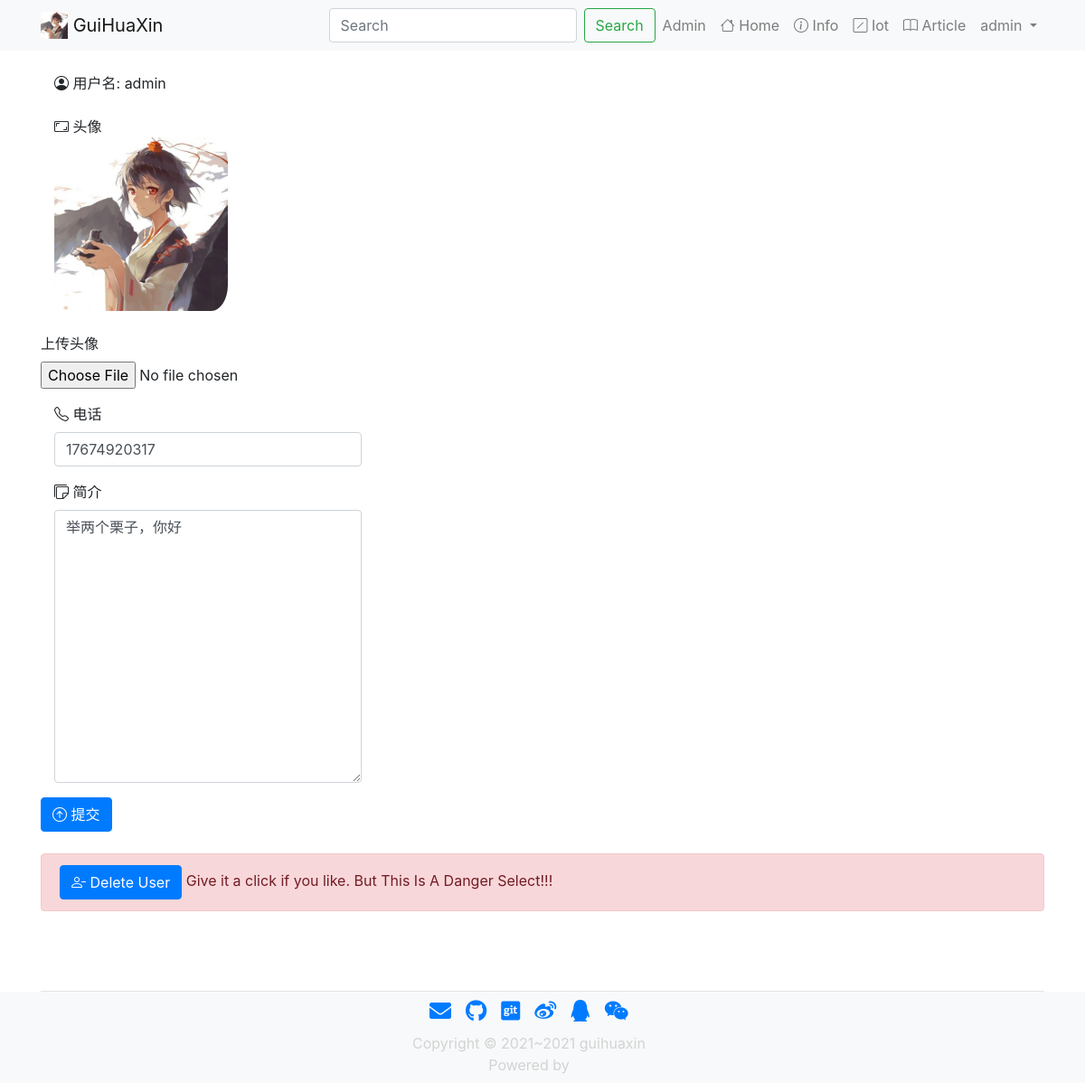
Page /userprofile/edit/1/ (signed in) on the committed database.
### userprofile/models.py (models this page shows, shortened)
class Profile(models.Model):
    user = models.OneToOneField(User, on_delete=models.CASCADE, related_name='profile')
    phone = models.CharField(max_length=20, blank=True)
    avatar = models.ImageField(upload_to='avatar/%Y%m%d/', blank=True)
    bio = models.TextField(max_length=500, blank=True)

### userprofile/views.py (the view)
# urls.py: path('edit/<int:id>/', views.profile_edit, name='edit'),
@login_required(login_url='/userprofile/login/')
def profile_edit(request, id):
    user = User.objects.get(id=id)
    if Profile.objects.filter(user_id=id).exists():
        profile = Profile.objects.get(user_id=id)
    else:
        profile = Profile.objects.create(user=user)
    if request.method == 'POST':
        if request.user != user:
            return HttpResponse("你没有权限修改此用户信息。")
        profile_form = ProfileForm(request.POST, request.FILES)
        if profile_form.is_valid():
            profile_cd = profile_form.cleaned_data
            profile.phone = profile_cd['phone']
            profile.bio = profile_cd['bio']
            if 'avatar' in request.FILES:
                profile.avatar = profile_cd["avatar"]
            profile.save()
            return redirect("userprofile:edit", id=id)
        else:
            return HttpResponse("注册表单输入有误。请重新输入~")
    elif request.method == 'GET':
        profile_form = ProfileForm()
        context = { 'profile_form': profile_form, 'profile': profile, 'user': user }
        return render(request, 'userprofile/edit.html', context)
    else:
        return HttpResponse("请使用GET或POST请求数据")

### userprofile/forms.py
class ProfileForm(forms.ModelForm):
    class Meta:
        model = Profile
        fields = ('phone', 'avatar', 'bio')

### templates/userprofile/edit.html (shortened to what this page needs)
{% extends "base.html" %} {% load static %}
{% block content %}
<div class="container">
    <div class="row">
        <div class="col-12">
            <br>
            <div class="col-md-4">
				<i class="bi bi-person-circle"></i> 用户名: {{ user.username }}</div>
			<br>
            {% if profile.avatar %}
				<div class="col-md-4"><i class="bi bi-aspect-ratio"></i> 头像</div>
				<img src="{{ profile.avatar.url }}" style="max-width: 20%; border-radius: 15%;" class="col-md-4">
			{% else %}
				<h5 class="col-md-4">暂无头像</h5>
			{% endif %}
			<br>
			<br>
            <form method="post" action="." enctype="multipart/form-data">
				<div class="form-group">
					<label for="avatar">上传头像</label>
					<input type="file" class="form-control-file" name="avatar" id="avatar">
				</div>
                <div class="form-group col-md-4">
					<i class="bi bi-telephone"></i>
                    <label for="phone"> 电话</label>
                    <input type="text" class="form-control" id="phone" name="phone" value="{{ profile.phone }}">
                </div>
                <div class="form-group col-md-4">
					<i class="bi bi-stickies"></i>
                    <label for="bio"> 简介</label>
                    <textarea type="text" class="form-control" id="bio" name="bio" rows="12">{{ profile.bio }}</textarea>
                </div>
                <button type="submit" class="btn btn-primary">
					<i class="bi bi-arrow-up-circle"></i> 提交</button>
            </form>
			<br>
			<div class="alert alert-danger" role="alert">
				<a href="#" class="btn btn-primary" onclick="user_delete()">
					<i class="bi bi-person-dash"></i> Delete User</a>
				Give it a click if you like. But This Is A Danger Select!!!
			</div>
        </div>
    </div>
</div>
{% endblock content %}

### templates/header.html (shortened to what this page needs)
{% load notifications_tags %}
<nav class="navbar  navbar-expand-lg navbar-light bg-light">
	<div class="container">
		<a class="navbar-brand" href="#">
			<img src="/static/image/site.jpg" width="30" height="30" class="d-inline-block align-top" alt="">
			GuiHuaXin</a>
		<div>
			<ul class="nav navbar-nav ">
				<form class="form-inline">
					<input class="form-control mr-sm-2" type="search" placeholder="Search" aria-label="Search">
					<button class="btn btn-outline-success my-2 my-sm-0" type="submit">Search</button>
				</form>
				<li class="nav-item">
					<a class="nav-link" href="/admin/">
						Admin</a>
				</li>
				<li class="nav-item">
					<a class="nav-link" href="{% url 'learn:home' %}">
						<i class="bi bi-house"></i> Home</a>
				</li>
				<li class="nav-item">
					<a class="nav-link" href="{% url 'learn:info' %}">
						<i class="bi bi-info-circle"></i> Info</a>
				</li>
				<li class="nav-item">
					<a class="nav-link" href="{% url 'iot:index' %}">
						<i class="bi bi-slash-square"></i> Iot</a>
				</li>
				<li class="nav-item">
					<a class="nav-link" href="{% url 'article:article_list' %}">
						<i class="bi bi-book"></i> Article</a>
				</li>
				{% if user.is_authenticated %}
					<li class="nav-item dropdown">
						<a class="nav-link dropdown-toggle" href="#" id="navbarDropdownMenuLink" role="button" data-toggle="dropdown" aria-haspopup="true" aria-expanded="false">
							{{ user.username }}
						</a>
					</li>
				{% endif %}
			</ul>
		</div>
	</div>
</nav>

### templates/base.html (style rules this page uses)
html, body { height: 100%; margin: 0; }

### rows in the picture
Profile: avatar (picture), phone "17674920317", bio "举两个栗子，你好"

### other values in the picture
{{ user.username }} "admin"
